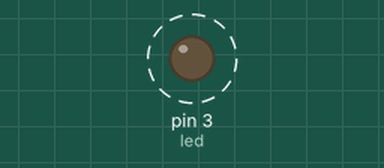
Bench run of a sketch on a simulated Arduino Uno, built with avr-gcc and run on an emulated ATmega328P. Parts: output pins drawn as LEDs (lit = HIGH). Dashed ring = blinking.

Above: at 0.15 s.
Timing chart, 0 to 3.0 s (numbered marks = the images above):
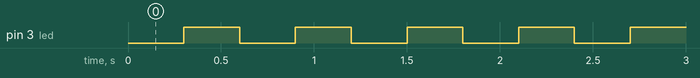

The sketch:

blink_led.ino
```cpp
/*
 * Blink led
 * 1. Connect LED on D3.
 */

int led = 3;

void setup() {
  pinMode(led, OUTPUT);
}

void loop() {
  delay(300);
  digitalWrite(led, HIGH);
  delay(300);
  digitalWrite(led, LOW);
}
```

Measured:
- by itself, pin 3 (led): alternates HIGH for 0.30 s and LOW for 0.30 s
